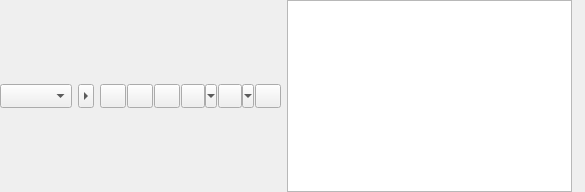
<?xml version="1.0" encoding="UTF-8"?>
<ui version="4.0">
 <class>InputWidget</class>
 <widget class="QWidget" name="InputWidget">
  <property name="geometry">
   <rect>
    <x>0</x>
    <y>0</y>
    <width>585</width>
    <height>192</height>
   </rect>
  </property>
  <property name="sizePolicy">
   <sizepolicy hsizetype="Preferred" vsizetype="Fixed">
    <horstretch>0</horstretch>
    <verstretch>0</verstretch>
   </sizepolicy>
  </property>
  <property name="minimumSize">
   <size>
    <width>384</width>
    <height>0</height>
   </size>
  </property>
  <property name="windowTitle">
   <string>Form</string>
  </property>
  <layout class="QHBoxLayout" name="horizontalLayout">
   <property name="spacing">
    <number>6</number>
   </property>
   <property name="leftMargin">
    <number>0</number>
   </property>
   <property name="topMargin">
    <number>0</number>
   </property>
   <property name="rightMargin">
    <number>0</number>
   </property>
   <property name="bottomMargin">
    <number>0</number>
   </property>
   <item>
    <widget class="QComboBox" name="ownNick">
     <property name="sizePolicy">
      <sizepolicy hsizetype="Preferred" vsizetype="Fixed">
       <horstretch>0</horstretch>
       <verstretch>0</verstretch>
      </sizepolicy>
     </property>
     <property name="minimumSize">
      <size>
       <width>0</width>
       <height>24</height>
      </size>
     </property>
     <property name="toolTip">
      <string>View and change nick</string>
     </property>
     <property name="frame">
      <bool>true</bool>
     </property>
    </widget>
   </item>
   <item>
    <widget class="QToolButton" name="showStyleButton">
     <property name="sizePolicy">
      <sizepolicy hsizetype="Fixed" vsizetype="Fixed">
       <horstretch>0</horstretch>
       <verstretch>0</verstretch>
      </sizepolicy>
     </property>
     <property name="minimumSize">
      <size>
       <width>16</width>
       <height>24</height>
      </size>
     </property>
     <property name="maximumSize">
      <size>
       <width>16</width>
       <height>24</height>
      </size>
     </property>
     <property name="text">
      <string/>
     </property>
     <property name="checkable">
      <bool>true</bool>
     </property>
     <property name="arrowType">
      <enum>Qt::RightArrow</enum>
     </property>
    </widget>
   </item>
   <item>
    <widget class="QFrame" name="styleFrame">
     <layout class="QHBoxLayout" name="styleHorizontalLayout">
      <property name="spacing">
       <number>1</number>
      </property>
      <property name="leftMargin">
       <number>0</number>
      </property>
      <property name="topMargin">
       <number>0</number>
      </property>
      <property name="rightMargin">
       <number>0</number>
      </property>
      <property name="bottomMargin">
       <number>0</number>
      </property>
      <item>
       <widget class="QToolButton" name="boldButton">
        <property name="enabled">
         <bool>true</bool>
        </property>
        <property name="sizePolicy">
         <sizepolicy hsizetype="Fixed" vsizetype="Fixed">
          <horstretch>0</horstretch>
          <verstretch>0</verstretch>
         </sizepolicy>
        </property>
        <property name="minimumSize">
         <size>
          <width>26</width>
          <height>24</height>
         </size>
        </property>
        <property name="maximumSize">
         <size>
          <width>26</width>
          <height>24</height>
         </size>
        </property>
        <property name="toolTip">
         <string>Bold</string>
        </property>
        <property name="text">
         <string/>
        </property>
        <property name="iconSize">
         <size>
          <width>16</width>
          <height>16</height>
         </size>
        </property>
        <property name="checkable">
         <bool>true</bool>
        </property>
       </widget>
      </item>
      <item>
       <widget class="QToolButton" name="italicButton">
        <property name="enabled">
         <bool>true</bool>
        </property>
        <property name="sizePolicy">
         <sizepolicy hsizetype="Fixed" vsizetype="Fixed">
          <horstretch>0</horstretch>
          <verstretch>0</verstretch>
         </sizepolicy>
        </property>
        <property name="minimumSize">
         <size>
          <width>26</width>
          <height>24</height>
         </size>
        </property>
        <property name="maximumSize">
         <size>
          <width>26</width>
          <height>24</height>
         </size>
        </property>
        <property name="toolTip">
         <string>Italic</string>
        </property>
        <property name="text">
         <string/>
        </property>
        <property name="iconSize">
         <size>
          <width>16</width>
          <height>16</height>
         </size>
        </property>
        <property name="checkable">
         <bool>true</bool>
        </property>
        <property name="checked">
         <bool>false</bool>
        </property>
       </widget>
      </item>
      <item>
       <widget class="QToolButton" name="underlineButton">
        <property name="enabled">
         <bool>true</bool>
        </property>
        <property name="sizePolicy">
         <sizepolicy hsizetype="Fixed" vsizetype="Fixed">
          <horstretch>0</horstretch>
          <verstretch>0</verstretch>
         </sizepolicy>
        </property>
        <property name="minimumSize">
         <size>
          <width>26</width>
          <height>24</height>
         </size>
        </property>
        <property name="maximumSize">
         <size>
          <width>26</width>
          <height>24</height>
         </size>
        </property>
        <property name="toolTip">
         <string>Underline</string>
        </property>
        <property name="text">
         <string/>
        </property>
        <property name="iconSize">
         <size>
          <width>16</width>
          <height>16</height>
         </size>
        </property>
        <property name="checkable">
         <bool>true</bool>
        </property>
        <property name="checked">
         <bool>false</bool>
        </property>
       </widget>
      </item>
      <item>
       <widget class="QToolButton" name="textcolorButton">
        <property name="sizePolicy">
         <sizepolicy hsizetype="Fixed" vsizetype="Fixed">
          <horstretch>0</horstretch>
          <verstretch>0</verstretch>
         </sizepolicy>
        </property>
        <property name="minimumSize">
         <size>
          <width>0</width>
          <height>24</height>
         </size>
        </property>
        <property name="maximumSize">
         <size>
          <width>37</width>
          <height>24</height>
         </size>
        </property>
        <property name="toolTip">
         <string>Set foreground color</string>
        </property>
        <property name="text">
         <string/>
        </property>
        <property name="popupMode">
         <enum>QToolButton::MenuButtonPopup</enum>
        </property>
       </widget>
      </item>
      <item>
       <widget class="QToolButton" name="highlightcolorButton">
        <property name="sizePolicy">
         <sizepolicy hsizetype="Fixed" vsizetype="Fixed">
          <horstretch>0</horstretch>
          <verstretch>0</verstretch>
         </sizepolicy>
        </property>
        <property name="minimumSize">
         <size>
          <width>0</width>
          <height>24</height>
         </size>
        </property>
        <property name="maximumSize">
         <size>
          <width>37</width>
          <height>24</height>
         </size>
        </property>
        <property name="toolTip">
         <string>Set background color</string>
        </property>
        <property name="text">
         <string/>
        </property>
        <property name="popupMode">
         <enum>QToolButton::MenuButtonPopup</enum>
        </property>
       </widget>
      </item>
      <item>
       <widget class="QToolButton" name="clearButton">
        <property name="enabled">
         <bool>true</bool>
        </property>
        <property name="sizePolicy">
         <sizepolicy hsizetype="Fixed" vsizetype="Fixed">
          <horstretch>0</horstretch>
          <verstretch>0</verstretch>
         </sizepolicy>
        </property>
        <property name="minimumSize">
         <size>
          <width>26</width>
          <height>24</height>
         </size>
        </property>
        <property name="maximumSize">
         <size>
          <width>26</width>
          <height>24</height>
         </size>
        </property>
        <property name="toolTip">
         <string>Clear formatting</string>
        </property>
        <property name="text">
         <string/>
        </property>
        <property name="iconSize">
         <size>
          <width>16</width>
          <height>16</height>
         </size>
        </property>
       </widget>
      </item>
     </layout>
    </widget>
   </item>
   <item>
    <widget class="MultiLineEdit" name="inputEdit">
     <property name="sizePolicy">
      <sizepolicy hsizetype="Expanding" vsizetype="Maximum">
       <horstretch>0</horstretch>
       <verstretch>24</verstretch>
      </sizepolicy>
     </property>
     <property name="minimumSize">
      <size>
       <width>0</width>
       <height>24</height>
      </size>
     </property>
     <property name="verticalScrollBarPolicy">
      <enum>Qt::ScrollBarAsNeeded</enum>
     </property>
     <property name="horizontalScrollBarPolicy">
      <enum>Qt::ScrollBarAsNeeded</enum>
     </property>
     <property name="lineWrapMode">
      <enum>QTextEdit::NoWrap</enum>
     </property>
    </widget>
   </item>
   <item>
    <widget class="QLabel" name="encryptionIconLabel">
     <property name="text">
      <string notr="true">&lt;img src=&quot;:/icons/oxygen/16x16/actions/document-encrypt.png&quot;&gt;</string>
     </property>
    </widget>
   </item>
  </layout>
 </widget>
 <customwidgets>
  <customwidget>
   <class>MultiLineEdit</class>
   <extends>QTextEdit</extends>
   <header>multilineedit.h</header>
  </customwidget>
 </customwidgets>
 <resources/>
 <connections/>
</ui>
